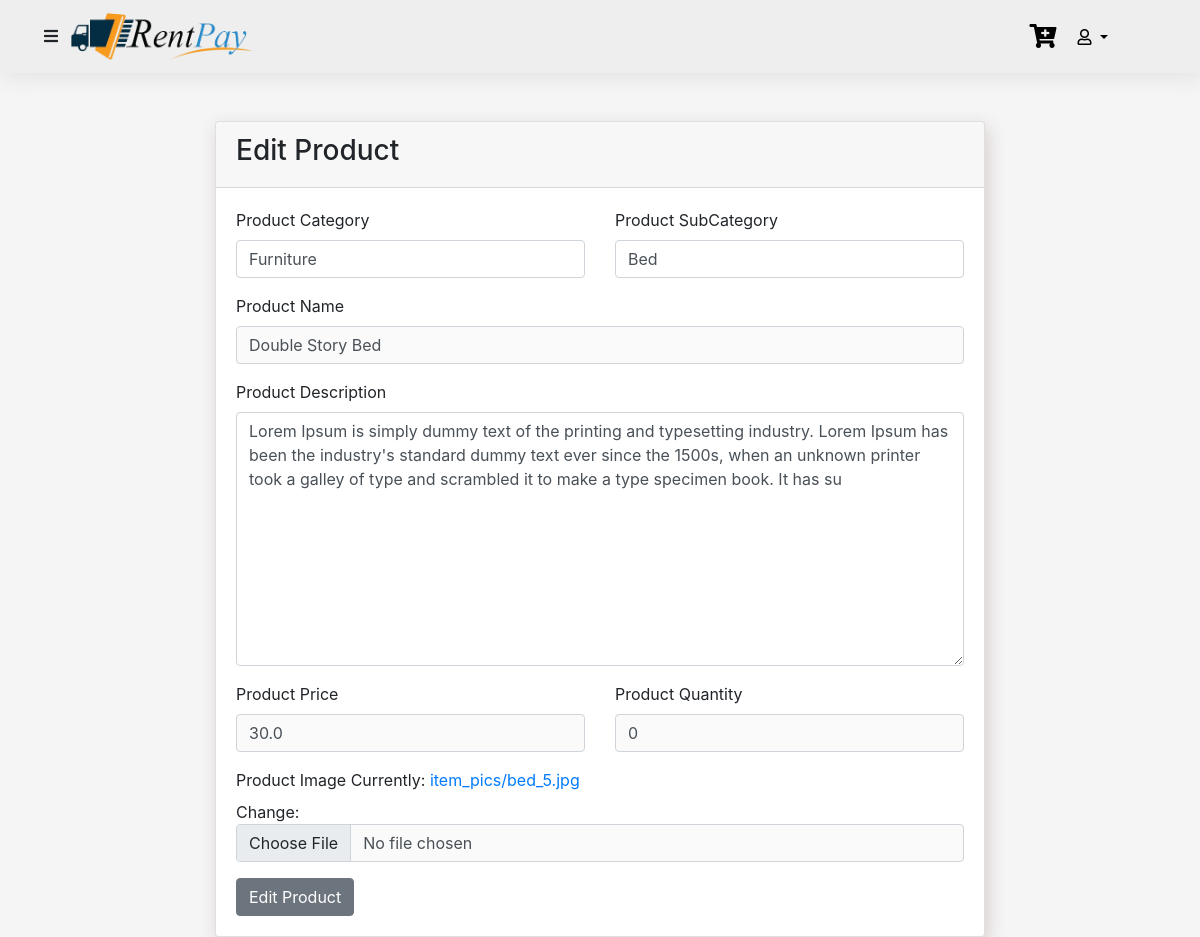
The page /users/update-product/2 (signed in) on the database as committed earlier.
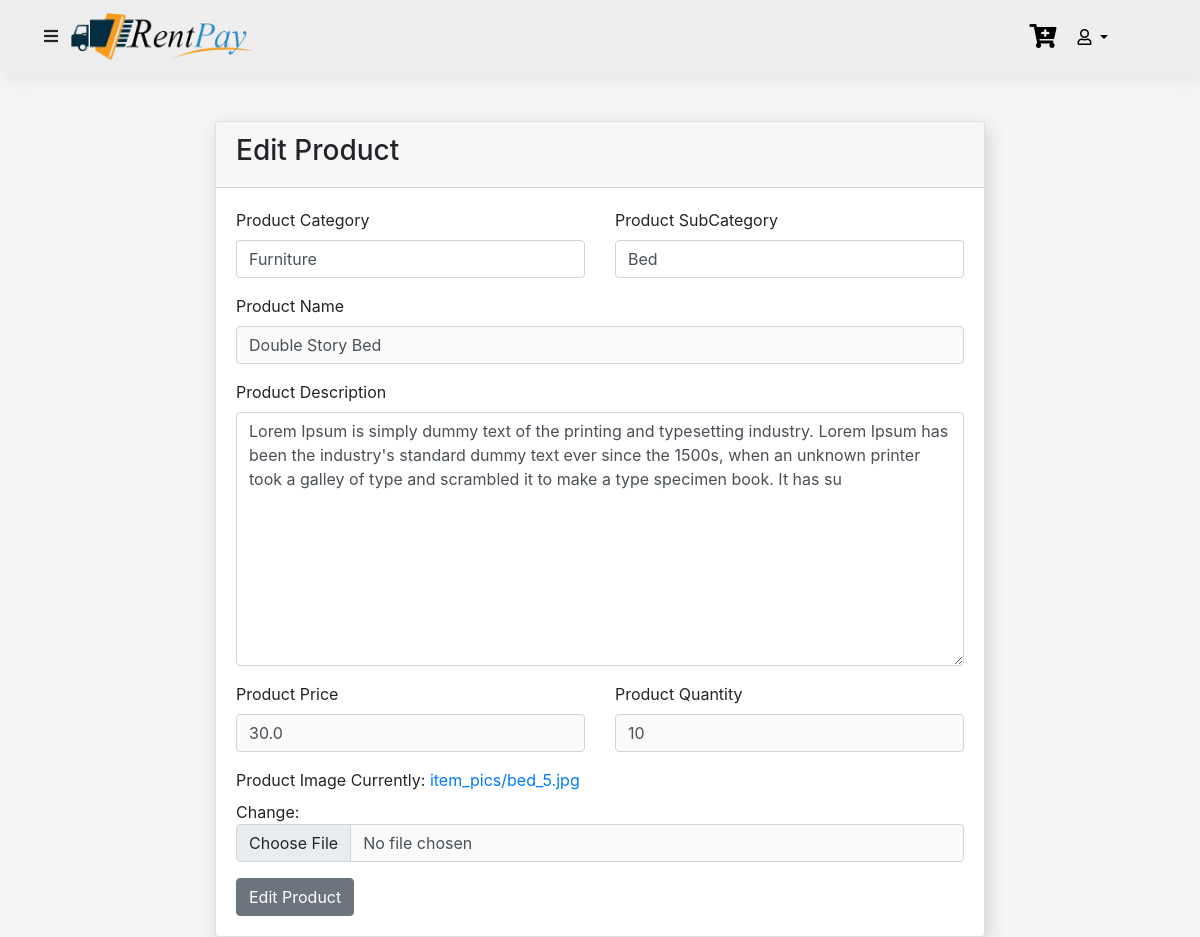
The same page on the database as committed later.
### products/models.py (models this page shows, shortened)
class Product(models.Model):
    prod_cat = models.ForeignKey(Category, null=True, blank=True, on_delete=models.CASCADE)
    prod_sub = models.ForeignKey(Sub_Category, null=True, blank=True, on_delete=models.CASCADE)
    product_name = models.CharField(max_length=255, null=True, blank=True)
    product_desc = models.TextField(max_length=255, null=True, blank=True)
    prod_img = models.ImageField(upload_to="item_pics", default="nothing.jpg")
    product_price = models.FloatField(max_length=255, null=True, blank=True)
    product_quantity = models.IntegerField(null=True, blank=True)
    timePeriod = models.IntegerField(null=True,default=1)

### products/views.py (the view)
# urls.py: path('update-product/<int:pk>',views.UpdateProduct.as_view(), name="update-product"),
class UpdateProduct(LoginRequiredMixin,UserPassesTestMixin,SuccessMessageMixin,UpdateView):
    model = Product
    template_name = 'product/product_form.html'
    form_class = ProductForm
    success_url = reverse_lazy('products:product-list-template')
    success_message = 'Product Updated Successfully'
    def test_func(self):
        if self.request.user.user_role == "Admin":
            return True
        return False

### products/forms.py
class ProductForm(ModelForm):
    class Meta:
        model = models.Product
        exclude = ["timePeriod"]

### products/models.py (called while the page is built)
    def __str__(self):
        return self.cat_name

    def __str__(self):
        return self.sub_category

### products/templates/product/product_form.html (shortened to what this page needs)
{% extends 'base.html' %} {% block body %}
<div class="row">
    <div class="col-lg-8 mx-auto">
        <div class="card prod-card">
            <div class="card-header">
                {% if form.instance.pk %}
                <h3>Edit Product</h3>
                {% else %}
                <h3>Add Product</h3> {% endif %}
            </div>
            <div class="card-body">
                <form method="post">
                    <div class="form-group">
                        <div class="row">
                            <div class="col-lg-6">
                                <label for="category">Product Category</label> {{form.prod_cat}}
                            </div>
                            <div class="col-lg-6">
                                <label for="subcategory">Product SubCategory</label> {{form.prod_sub}}
                            </div>
                        </div>
                    </div>
                    <div class="form-group">
                        <label for="name">Product Name</label> {{form.product_name}}
                    </div>
                    <div class="form-group">
                        <label for="desc">Product Description</label> {{form.product_desc}}
                    </div>
                    <div class="form-group">
                        <div class="row">
                            <div class="col-lg-6">
                                <label for="price">Product Price</label> {{form.product_price}}
                            </div>
                            <div class="col-lg-6">
                                <label for="quantity">Product Quantity</label> {{form.product_quantity}}
                            </div>
                        </div>
                    </div>
                    <div class="form-group">
                        <label for="image">Product Image</label> {{form.prod_img}}
                    </div>
                    {% if form.instance.pk %}
                    <button type="submit" class="btn btn-secondary">Edit Product</button> {% else %}
                    <button type="submit" class="btn btn-primary">Add Product</button> {% endif %}
                </form>
            </div>
        </div>
    </div>
</div>
{% endblock %}

Rows that differ between the two databases and show on the page:
changed Product "Furniture": product_quantity "0" → "10"
